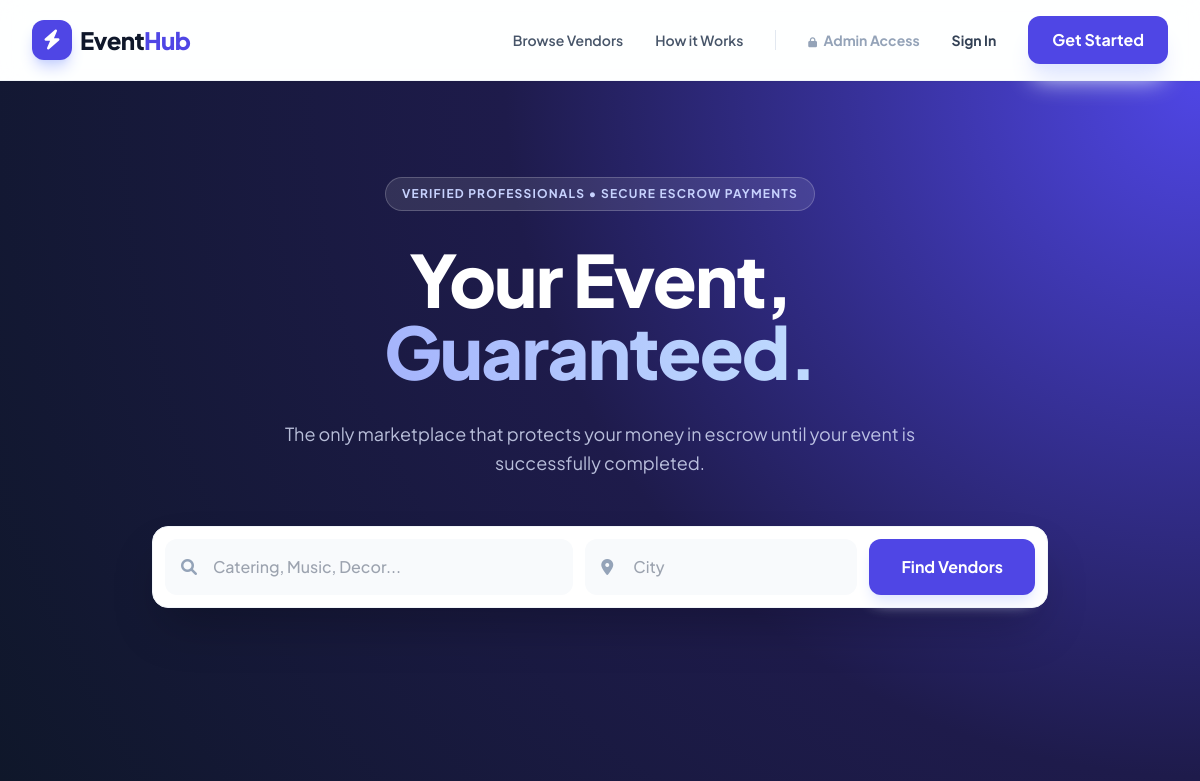
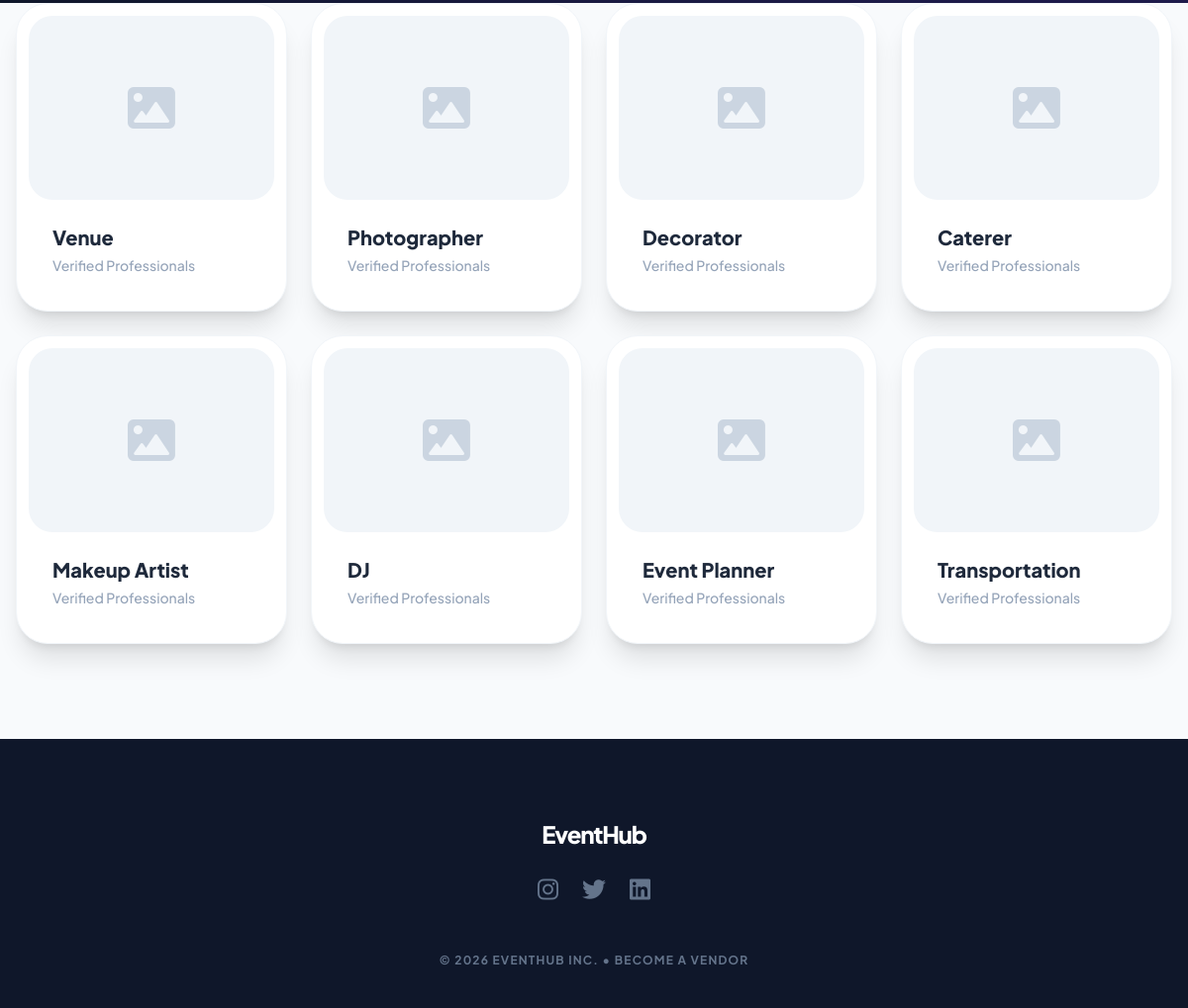
The page / on the database its author committed (2 pictures, top to bottom).
### core/models.py (models this page shows, shortened)
class Category(models.Model):
    name = models.CharField(max_length=100)
    class Meta:
        verbose_name_plural = "Categories"

### core/views.py (the view)
# urls.py: path('', views.home_view, name='home'),
def home_view(request):
    categories = Category.objects.all()
    vendors = Vendor.objects.filter(is_verified=True).order_by('-created_at')[:6]
    return render(request, "home.html", {"categories": categories, "vendors": vendors})

### templates/home.html (shortened to what this page needs)
<!DOCTYPE html>
<html lang="en">
<head>
    <script src="https://cdn.tailwindcss.com"></script>
    <link rel="stylesheet" href="https://cdnjs.cloudflare.com/ajax/libs/font-awesome/6.0.0/css/all.min.css">
</head>
<body class="bg-slate-50 text-slate-900">
    <nav class="glass-nav shadow-sm sticky top-0 z-50 border-b border-slate-100">
        <div class="max-w-7xl mx-auto px-4 sm:px-6 lg:px-8">
            <div class="flex justify-between h-20 items-center">
                <div class="flex items-center gap-2">
                    <div class="w-10 h-10 bg-indigo-600 rounded-xl flex items-center justify-center shadow-lg shadow-indigo-200">
                        <i class="fas fa-bolt text-white text-xl"></i>
                    </div>
                    <a href="{% url 'home' %}" class="text-2xl font-extrabold text-slate-900 tracking-tight">Event<span class="text-indigo-600">Hub</span></a>
                </div>
                <div class="hidden lg:flex space-x-8 items-center">
                    <a href="#categories" class="text-sm font-semibold text-slate-600 hover:text-indigo-600 transition">Browse Vendors</a>
                    <a href="#how-it-works" class="text-sm font-semibold text-slate-600 hover:text-indigo-600 transition">How it Works</a>
                    {% if user.is_authenticated %}
                        {% if user.is_staff %}
                            <a href="{% url 'admin_dashboard' %}" class="text-sm font-bold text-red-600 bg-red-50 px-4 py-2 rounded-lg border border-red-100 flex items-center gap-2">
                                <i class="fas fa-user-shield"></i> HQ Dashboard
                            </a>
                        {% else %}
                            <a href="{% url 'customer_dashboard' %}" class="text-sm font-bold text-indigo-600 bg-indigo-50 px-4 py-2 rounded-lg">My Bookings</a>
                        {% endif %}
                        <form action="{% url 'logout' %}" method="post" class="inline">
                            {% csrf_token %}
                            <button type="submit" class="text-sm font-bold text-slate-500 hover:text-red-600 transition">Logout</button>
                        </form>
                    {% else %}
                        <a href="{% url 'admin_login' %}" class="text-sm font-bold text-slate-400 hover:text-red-500 transition">
                            <i class="fas fa-lock text-[10px] mr-1"></i> Admin Access
                        </a>
                        <a href="{% url 'login' %}" class="text-sm font-bold text-slate-700 hover:text-indigo-600 transition">Sign In</a>
                        <a href="{% url 'customer_register' %}" class="bg-indigo-600 text-white px-6 py-3 rounded-xl font-bold shadow-xl shadow-indigo-100 hover:bg-indigo-700 transition-all">
                            Get Started
                        </a>
                    {% endif %}
                </div>
            </div>
        </div>
    </nav>
    <header class="hero-gradient pt-24 pb-44 relative overflow-hidden">
        <div class="relative z-10 max-w-5xl mx-auto px-4 text-center">
            <div class="inline-flex items-center gap-2 py-2 px-4 rounded-full bg-white/10 border border-white/20 text-indigo-200 text-xs font-bold uppercase tracking-widest mb-8">
                Verified Professionals • Secure Escrow Payments
            </div>
            <h1 class="text-5xl md:text-7xl font-extrabold text-white mb-8 tracking-tight leading-[1.1]">
                Your Event, <br>
                <span class="text-transparent bg-clip-text bg-gradient-to-r from-indigo-300 to-blue-200 font-black">Guaranteed.</span>
            </h1>
            <p class="text-lg text-indigo-100/80 mb-12 max-w-2xl mx-auto leading-relaxed">
                The only marketplace that protects your money in escrow until your event is successfully completed.
            </p>
            <div class="bg-white p-3 rounded-2xl shadow-2xl max-w-4xl mx-auto border border-slate-100">
                <form action="{% url 'vendor_search' %}" method="GET" class="flex flex-col md:flex-row gap-3">
                    <div class="flex-[1.5] relative">
                        <i class="fas fa-search absolute left-4 top-1/2 -translate-y-1/2 text-slate-400"></i>
                        <input type="text" name="q" placeholder="Catering, Music, Decor..." class="w-full pl-12 pr-4 py-4 rounded-xl outline-none text-slate-800 font-medium bg-slate-50 focus:bg-white transition-all">
                    </div>
                    <div class="flex-1 relative">
                        <i class="fas fa-location-dot absolute left-4 top-1/2 -translate-y-1/2 text-slate-400"></i>
                        <input type="text" name="location" placeholder="City" class="w-full pl-12 pr-4 py-4 rounded-xl outline-none text-slate-800 font-medium bg-slate-50 focus:bg-white transition-all">
                    </div>
                    <button type="submit" class="bg-indigo-600 text-white px-8 py-4 rounded-xl font-bold hover:bg-indigo-700 transition-all shadow-lg shadow-indigo-100">
                        Find Vendors
                    </button>
                </form>
            </div>
        </div>
    </header>
    <section id="categories" class="py-24 max-w-7xl mx-auto px-4 -mt-24 relative z-20">
        <div class="grid grid-cols-1 sm:grid-cols-2 lg:grid-cols-4 gap-6">
            {% for cat in categories %}
            <a href="{% url 'vendor_search' %}?q={{ cat.name }}" class="group block h-full">
                <div class="bg-white rounded-[2rem] p-3 shadow-xl border border-slate-100 transition-all duration-500 group-hover:shadow-indigo-100 group-hover:-translate-y-3 h-full">
                    <div class="overflow-hidden rounded-[1.5rem] aspect-[4/3] relative">
                        {% if cat.image %}
                            <img src="{{ cat.image.url }}" class="category-image h-full w-full object-cover transition duration-700">
                        {% else %}
                            <div class="h-full w-full bg-slate-100 flex items-center justify-center text-slate-300">
                                <i class="fas fa-image text-5xl"></i>
                            </div>
                        {% endif %}
                    </div>
                    <div class="p-6">
                        <h3 class="font-extrabold text-xl text-slate-800 mb-1">{{ cat.name }}</h3>
                        <p class="text-slate-400 text-sm font-medium">Verified Professionals</p>
                    </div>
                </div>
            </a>
            {% empty %}
            <div class="col-span-full py-20 text-center bg-white rounded-3xl border-2 border-dashed border-slate-200">
                <p class="text-slate-400">No categories found. Use Admin panel to add some!</p>
            </div>
            {% endfor %}
        </div>
    </section>
    <footer class="bg-slate-900 text-white pt-20 pb-10">
        <div class="max-w-7xl mx-auto px-4 text-center">
            <h3 class="text-2xl font-black mb-6 tracking-tighter">EventHub</h3>
            <div class="flex justify-center space-x-6 mb-12">
                <a href="#" class="text-slate-500 hover:text-indigo-400 transition"><i class="fab fa-instagram text-2xl"></i></a>
                <a href="#" class="text-slate-500 hover:text-indigo-400 transition"><i class="fab fa-twitter text-2xl"></i></a>
                <a href="#" class="text-slate-500 hover:text-indigo-400 transition"><i class="fab fa-linkedin text-2xl"></i></a>
            </div>
            <p class="text-slate-500 text-xs font-bold uppercase tracking-widest">
                &copy; 2026 EventHub Inc. • <a href="{% url 'register_vendor' %}" class="hover:text-white">Become a Vendor</a>
            </p>
        </div>
    </footer>
</body>
</html>

### templates/home.html (style rules this page uses)
body { font-family: 'Plus Jakarta Sans', sans-serif; }
.glass-nav { background: rgba(255, 255, 255, 0.85); backdrop-filter: blur(12px); -webkit-backdrop-filter: blur(12px); }
.hero-gradient { background: radial-gradient(circle at top right, #4f46e5 0%, #1e1b4b 50%, #0f172a 100%); }

### rows shown on the page
Category: name "Venue"
Category: name "Photographer"
Category: name "Decorator"
Category: name "Caterer"
Category: name "Makeup Artist"
Category: name "DJ"
Category: name "Event Planner"
Category: name "Transportation"
